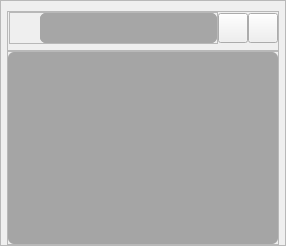
                       <widget class="QWidget" name="initDocsTab">
                        <attribute name="title">
                         <string>INITIAL PERMIT DOCS</string>
                        </attribute>
                        <layout class="QHBoxLayout" name="horizontalLayout_43">
                         <property name="spacing">
                          <number>0</number>
                         </property>
                         <property name="leftMargin">
                          <number>0</number>
                         </property>
                         <property name="topMargin">
                          <number>0</number>
                         </property>
                         <property name="rightMargin">
                          <number>0</number>
                         </property>
                         <property name="bottomMargin">
                          <number>0</number>
                         </property>
                         <item>
                          <widget class="QFrame" name="initDocsTableFrame">
                           <property name="maximumSize">
                            <size>
                             <width>16777215</width>
                             <height>16777215</height>
                            </size>
                           </property>
                           <property name="font">
                            <font>
                             <pointsize>1</pointsize>
                            </font>
                           </property>
                           <property name="frameShape">
                            <enum>QFrame::StyledPanel</enum>
                           </property>
                           <property name="frameShadow">
                            <enum>QFrame::Raised</enum>
                           </property>
                           <layout class="QVBoxLayout" name="verticalLayout_87" stretch="0,1">
                            <property name="spacing">
                             <number>0</number>
                            </property>
                            <property name="leftMargin">
                             <number>6</number>
                            </property>
                            <property name="topMargin">
                             <number>10</number>
                            </property>
                            <property name="rightMargin">
                             <number>6</number>
                            </property>
                            <property name="bottomMargin">
                             <number>0</number>
                            </property>
                            <item>
                             <widget class="QFrame" name="frame_43">
                              <property name="frameShape">
                               <enum>QFrame::StyledPanel</enum>
                              </property>
                              <property name="frameShadow">
                               <enum>QFrame::Raised</enum>
                              </property>
                              <layout class="QHBoxLayout" name="horizontalLayout_42" stretch="0,1,0,1">
                               <property name="spacing">
                                <number>0</number>
                               </property>
                               <property name="leftMargin">
                                <number>0</number>
                               </property>
                               <property name="topMargin">
                                <number>0</number>
                               </property>
                               <property name="rightMargin">
                                <number>0</number>
                               </property>
                               <property name="bottomMargin">
                                <number>6</number>
                               </property>
                               <item>
                                <widget class="QLabel" name="folderNameLabel_3">
                                 <property name="text">
                                  <string/>
                                 </property>
                                </widget>
                               </item>
                               <item>
                                <widget class="QFrameWithResizeSignal" name="frame_44">
                                 <property name="styleSheet">
                                  <string notr="true"/>
                                 </property>
                                 <property name="frameShape">
                                  <enum>QFrame::StyledPanel</enum>
                                 </property>
                                 <property name="frameShadow">
                                  <enum>QFrame::Raised</enum>
                                 </property>
                                 <layout class="QHBoxLayout" name="horizontalLayout_51" stretch="0">
                                  <property name="spacing">
                                   <number>0</number>
                                  </property>
                                  <property name="sizeConstraint">
                                   <enum>QLayout::SetNoConstraint</enum>
                                  </property>
                                  <property name="leftMargin">
                                   <number>0</number>
                                  </property>
                                  <property name="topMargin">
                                   <number>0</number>
                                  </property>
                                  <property name="rightMargin">
                                   <number>0</number>
                                  </property>
                                  <property name="bottomMargin">
                                   <number>0</number>
                                  </property>
                                  <item alignment="Qt::AlignRight">
                                   <widget class="QCustomSlideFrame3" name="searchDocsFrame_3">
                                    <property name="minimumSize">
                                     <size>
                                      <width>0</width>
                                      <height>30</height>
                                     </size>
                                    </property>
                                    <property name="maximumSize">
                                     <size>
                                      <width>16777215</width>
                                      <height>30</height>
                                     </size>
                                    </property>
                                    <property name="styleSheet">
                                     <string notr="true"/>
                                    </property>
                                    <layout class="QHBoxLayout" name="horizontalLayout_52">
                                     <property name="spacing">
                                      <number>0</number>
                                     </property>
                                     <property name="leftMargin">
                                      <number>0</number>
                                     </property>
                                     <property name="topMargin">
                                      <number>0</number>
                                     </property>
                                     <property name="rightMargin">
                                      <number>0</number>
                                     </property>
                                     <property name="bottomMargin">
                                      <number>0</number>
                                     </property>
                                     <item>
                                      <widget class="QPushButton" name="searchDocsBtn_3">
                                       <property name="minimumSize">
                                        <size>
                                         <width>30</width>
                                         <height>30</height>
                                        </size>
                                       </property>
                                       <property name="maximumSize">
                                        <size>
                                         <width>30</width>
                                         <height>30</height>
                                        </size>
                                       </property>
                                       <property name="styleSheet">
                                        <string notr="true">#searchDocsBtn_3:pressed {
	background-color: rgb(120, 120, 120);
	border-radius: 6px;}
#searchDocsBtn_3 {
	background-color: transparent;
	border-radius: 6px;}</string>
                                       </property>
                                       <property name="text">
                                        <string/>
                                       </property>
                                       <property name="icon">
                                        <iconset resource="resources_rc.qrc">
                                         <normaloff>:/icon/icons/search.svg</normaloff>:/icon/icons/search.svg</iconset>
                                       </property>
                                       <property name="iconSize">
                                        <size>
                                         <width>20</width>
                                         <height>20</height>
                                        </size>
                                       </property>
                                      </widget>
                                     </item>
                                     <item>
                                      <widget class="QFrame" name="frame_45">
                                       <property name="styleSheet">
                                        <string notr="true">background-color: rgb(166, 166, 166);
border-radius: 6px</string>
                                       </property>
                                       <property name="frameShape">
                                        <enum>QFrame::StyledPanel</enum>
                                       </property>
                                       <property name="frameShadow">
                                        <enum>QFrame::Raised</enum>
                                       </property>
                                       <layout class="QHBoxLayout" name="horizontalLayout_53">
                                        <property name="spacing">
                                         <number>0</number>
                                        </property>
                                        <property name="leftMargin">
                                         <number>0</number>
                                        </property>
                                        <property name="topMargin">
                                         <number>0</number>
                                        </property>
                                        <property name="rightMargin">
                                         <number>0</number>
                                        </property>
                                        <property name="bottomMargin">
                                         <number>0</number>
                                        </property>
                                        <item>
                                         <widget class="CQLineEdit" name="searchDocsLine_3">
                                          <property name="enabled">
                                           <bool>true</bool>
                                          </property>
                                          <property name="minimumSize">
                                           <size>
                                            <width>0</width>
                                            <height>30</height>
                                           </size>
                                          </property>
                                          <property name="maximumSize">
                                           <size>
                                            <width>16777215</width>
                                            <height>30</height>
                                           </size>
                                          </property>
                                          <property name="font">
                                           <font>
                                            <pointsize>13</pointsize>
                                           </font>
                                          </property>
                                          <property name="styleSheet">
                                           <string notr="true">background-color: rgb(166, 166, 166);
border-radius: 6px</string>
                                          </property>
                                         </widget>
                                        </item>
                                        <item>
                                         <widget class="QPushButton" name="releaseBtn_3">
                                          <property name="minimumSize">
                                           <size>
                                            <width>20</width>
                                            <height>30</height>
                                           </size>
                                          </property>
                                          <property name="maximumSize">
                                           <size>
                                            <width>20</width>
                                            <height>30</height>
                                           </size>
                                          </property>
                                          <property name="styleSheet">
                                           <string notr="true">#releaseBtn_3:pressed {
	background-color: rgb(120, 120, 120);
	border-top-right-radius: 6px; border-bottom-right-radius: 6px;
	border-top-left-radius: 0px; border-bottom-left-radius: 0px;}</string>
                                          </property>
                                          <property name="text">
                                           <string/>
                                          </property>
                                          <property name="icon">
                                           <iconset resource="resources_rc.qrc">
                                            <normaloff>:/icon/icons/arrow-left.svg</normaloff>:/icon/icons/arrow-left.svg</iconset>
                                          </property>
                                          <property name="iconSize">
                                           <size>
                                            <width>20</width>
                                            <height>20</height>
                                           </size>
                                          </property>
                                         </widget>
                                        </item>
                                       </layout>
                                      </widget>
                                     </item>
                                    </layout>
                                   </widget>
                                  </item>
                                 </layout>
                                </widget>
                               </item>
                               <item>
                                <widget class="QPushButton" name="addDocumentBtn_3">
                                 <property name="minimumSize">
                                  <size>
                                   <width>30</width>
                                   <height>30</height>
                                  </size>
                                 </property>
                                 <property name="maximumSize">
                                  <size>
                                   <width>30</width>
                                   <height>30</height>
                                  </size>
                                 </property>
                                 <property name="styleSheet">
                                  <string notr="true">#addDocumentBtn_3:pressed {
	background-color: rgb(120, 120, 120);
	border-radius: 6px}</string>
                                 </property>
                                 <property name="text">
                                  <string/>
                                 </property>
                                 <property name="icon">
                                  <iconset resource="resources_rc.qrc">
                                   <normaloff>:/icon/icons/plus-circle.svg</normaloff>:/icon/icons/plus-circle.svg</iconset>
                                 </property>
                                 <property name="iconSize">
                                  <size>
                                   <width>20</width>
                                   <height>20</height>
                                  </size>
                                 </property>
                                </widget>
                               </item>
                               <item>
                                <widget class="QPushButton" name="subMenuBtn_3">
                                 <property name="minimumSize">
                                  <size>
                                   <width>30</width>
                                   <height>30</height>
                                  </size>
                                 </property>
                                 <property name="maximumSize">
                                  <size>
                                   <width>30</width>
                                   <height>30</height>
                                  </size>
                                 </property>
                                 <property name="contextMenuPolicy">
                                  <enum>Qt::ActionsContextMenu</enum>
                                 </property>
                                 <property name="styleSheet">
                                  <string notr="true">#subMenuBtn_3:pressed {
	background-color: rgb(120, 120, 120);
	border-radius: 6px}
#subMenuBtn_3::menu-indicator{width:0px;}</string>
                                 </property>
                                 <property name="text">
                                  <string/>
                                 </property>
                                 <property name="icon">
                                  <iconset resource="resources_rc.qrc">
                                   <normaloff>:/icon/icons/more-vertical.svg</normaloff>:/icon/icons/more-vertical.svg</iconset>
                                 </property>
                                </widget>
                               </item>
                              </layout>
                             </widget>
                            </item>
                            <item>
                             <widget class="QFrame" name="frame_48">
                              <property name="frameShape">
                               <enum>QFrame::StyledPanel</enum>
                              </property>
                              <property name="frameShadow">
                               <enum>QFrame::Raised</enum>
                              </property>
                              <layout class="QVBoxLayout" name="verticalLayout_93">
                               <property name="spacing">
                                <number>0</number>
                               </property>
                               <property name="leftMargin">
                                <number>0</number>
                               </property>
                               <property name="topMargin">
                                <number>0</number>
                               </property>
                               <property name="rightMargin">
                                <number>0</number>
                               </property>
                               <property name="bottomMargin">
                                <number>0</number>
                               </property>
                               <item>
                                <widget class="QCustomTableWidget" name="initDocsTableWidget">
                                 <property name="sizePolicy">
                                  <sizepolicy hsizetype="Preferred" vsizetype="Preferred">
                                   <horstretch>0</horstretch>
                                   <verstretch>0</verstretch>
                                  </sizepolicy>
                                 </property>
                                 <property name="styleSheet">
                                  <string notr="true">#initDocsTableWidget {
	background-color: rgb(165, 165, 165);
	border-radius: 6px}</string>
                                 </property>
                                </widget>
                               </item>
                              </layout>
                             </widget>
                            </item>
                           </layout>
                          </widget>
                         </item>
                        </layout>
                       </widget>
